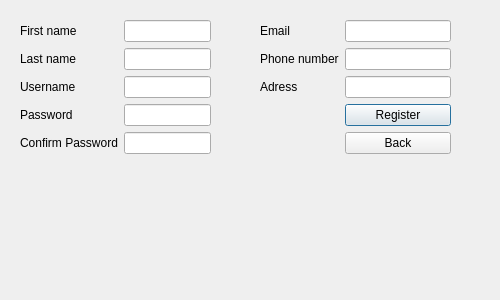
<?xml version="1.0" encoding="UTF-8"?>
<ui version="4.0">
 <class>try1</class>
 <widget class="QDialog" name="try1">
  <property name="geometry">
   <rect>
    <x>0</x>
    <y>0</y>
    <width>500</width>
    <height>300</height>
   </rect>
  </property>
  <property name="windowTitle">
   <string>Dialog</string>
  </property>
  <widget class="QWidget" name="formLayoutWidget">
   <property name="geometry">
    <rect>
     <x>20</x>
     <y>20</y>
     <width>191</width>
     <height>261</height>
    </rect>
   </property>
   <layout class="QFormLayout" name="formLayout">
    <item row="0" column="0">
     <widget class="QLabel" name="label">
      <property name="text">
       <string>First name</string>
      </property>
     </widget>
    </item>
    <item row="0" column="1">
     <widget class="QLineEdit" name="firstname"/>
    </item>
    <item row="1" column="0">
     <widget class="QLabel" name="label_2">
      <property name="text">
       <string>Last name</string>
      </property>
     </widget>
    </item>
    <item row="1" column="1">
     <widget class="QLineEdit" name="lastname"/>
    </item>
    <item row="2" column="0">
     <widget class="QLabel" name="label_3">
      <property name="text">
       <string>Username</string>
      </property>
     </widget>
    </item>
    <item row="2" column="1">
     <widget class="QLineEdit" name="username"/>
    </item>
    <item row="3" column="0">
     <widget class="QLabel" name="label_4">
      <property name="text">
       <string>Password</string>
      </property>
     </widget>
    </item>
    <item row="3" column="1">
     <widget class="QLineEdit" name="password">
      <property name="echoMode">
       <enum>QLineEdit::Password</enum>
      </property>
     </widget>
    </item>
    <item row="4" column="0">
     <widget class="QLabel" name="label_8">
      <property name="text">
       <string>Confirm Password</string>
      </property>
     </widget>
    </item>
    <item row="4" column="1">
     <widget class="QLineEdit" name="password2">
      <property name="echoMode">
       <enum>QLineEdit::Password</enum>
      </property>
     </widget>
    </item>
   </layout>
  </widget>
  <widget class="QWidget" name="formLayoutWidget_2">
   <property name="geometry">
    <rect>
     <x>260</x>
     <y>20</y>
     <width>191</width>
     <height>261</height>
    </rect>
   </property>
   <layout class="QFormLayout" name="formLayout_2">
    <item row="0" column="0">
     <widget class="QLabel" name="label_5">
      <property name="text">
       <string>Email</string>
      </property>
     </widget>
    </item>
    <item row="0" column="1">
     <widget class="QLineEdit" name="email"/>
    </item>
    <item row="1" column="0">
     <widget class="QLabel" name="label_6">
      <property name="text">
       <string>Phone number</string>
      </property>
     </widget>
    </item>
    <item row="1" column="1">
     <widget class="QLineEdit" name="phone"/>
    </item>
    <item row="2" column="0">
     <widget class="QLabel" name="label_7">
      <property name="text">
       <string>Adress</string>
      </property>
     </widget>
    </item>
    <item row="2" column="1">
     <widget class="QLineEdit" name="adress"/>
    </item>
    <item row="3" column="1">
     <widget class="QPushButton" name="registerB">
      <property name="text">
       <string>Register</string>
      </property>
     </widget>
    </item>
    <item row="4" column="1">
     <widget class="QPushButton" name="backB">
      <property name="text">
       <string>Back</string>
      </property>
     </widget>
    </item>
   </layout>
  </widget>
 </widget>
 <resources/>
 <connections/>
</ui>
